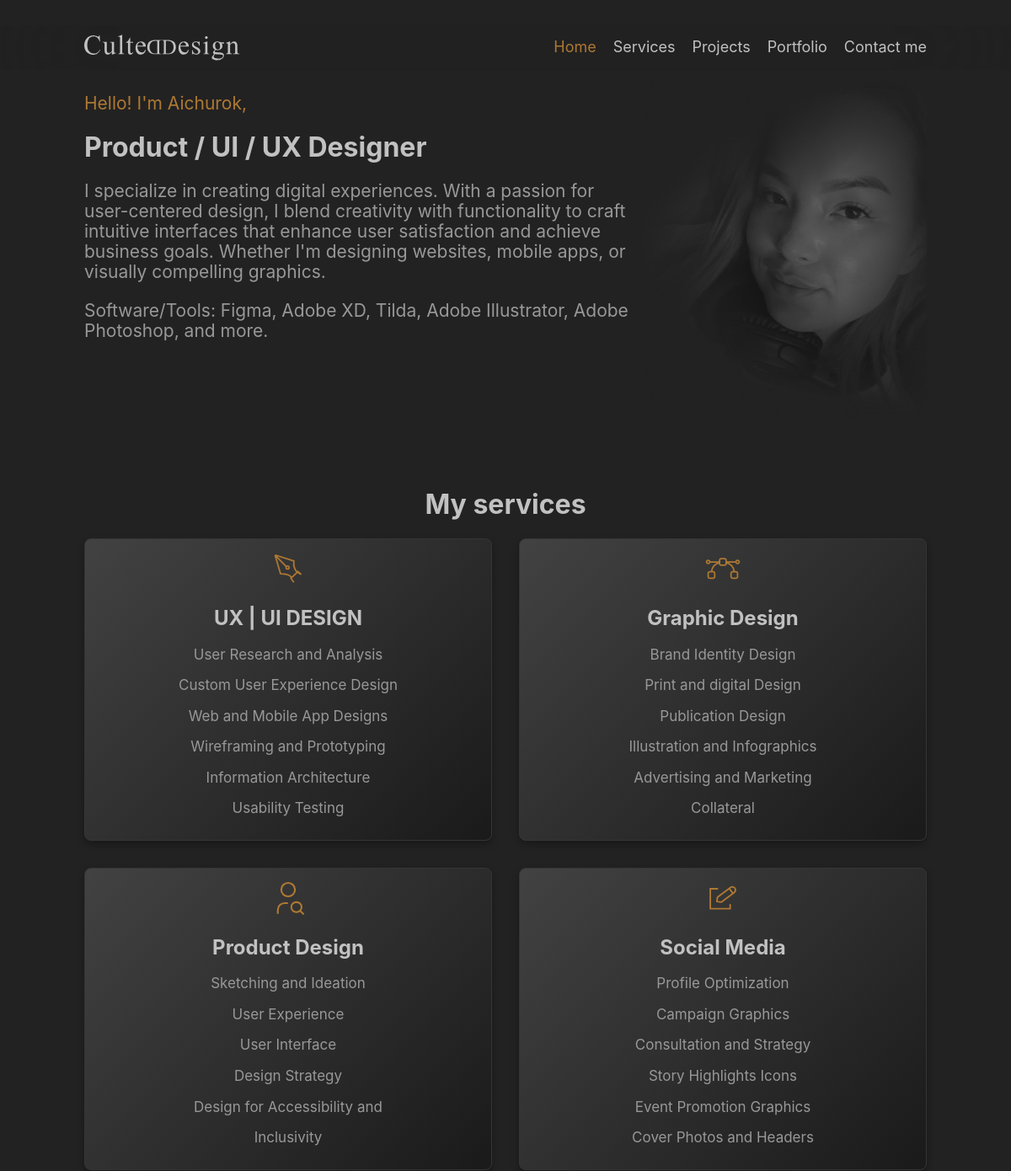
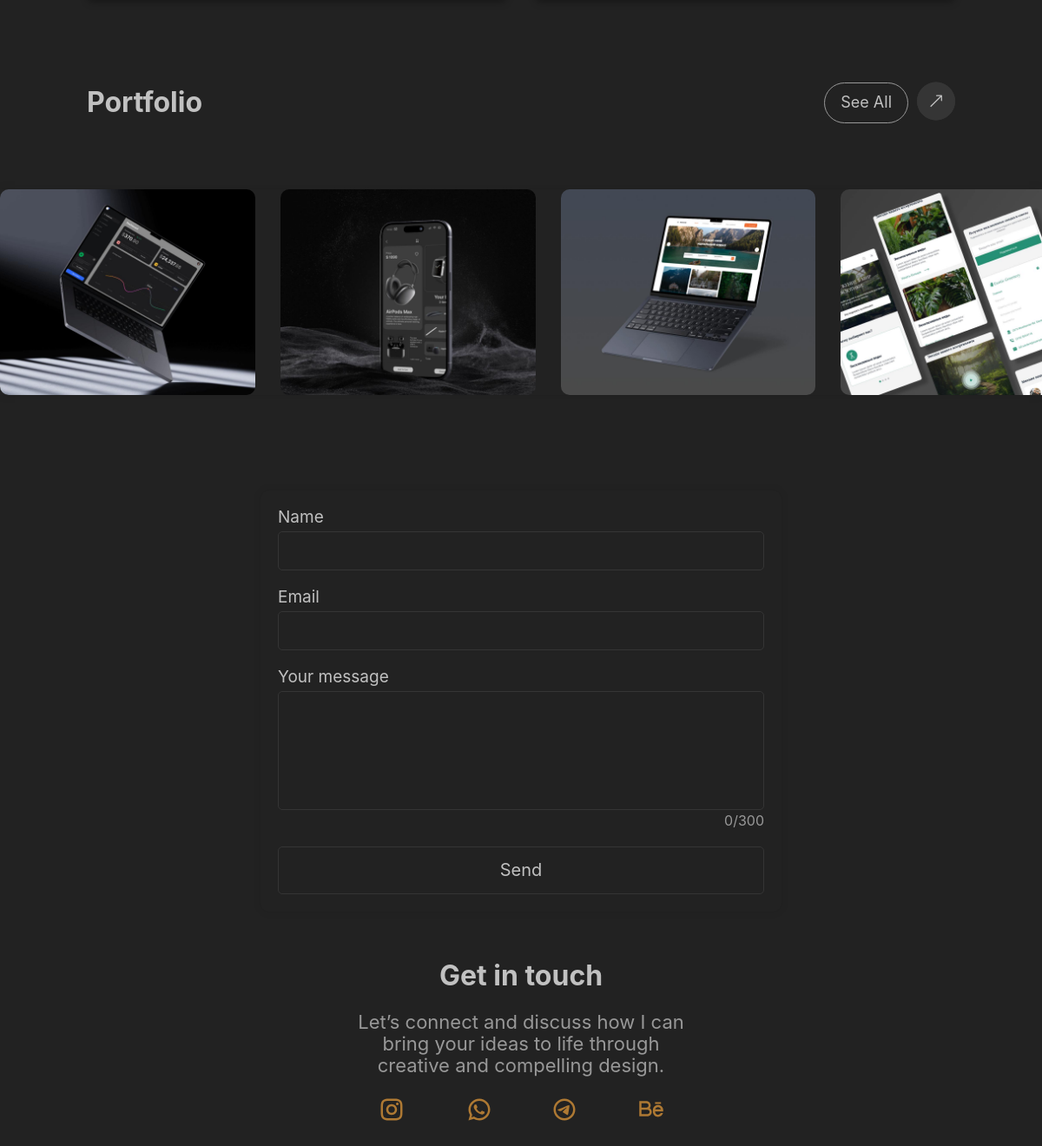
The page / on the database its author committed (2 pictures, top to bottom).
### portfolio/models.py (models this page shows, shortened)
class UserDescription(models.Model):
    description = models.TextField()
    tools = models.TextField()

### portfolio/views.py (the view, shortened to what this page needs)
# urls.py: 2. Add a URL to urlpatterns:  path('', views.home, name='home')
def home(request): #home page with description
    if request.method == 'GET':
        user_descriptions = UserDescription.objects.all()
        return render(request, 'portfolio/index.html', {'user_descriptions': user_descriptions})

### portfolio/templates/portfolio/index.html (shortened to what this page needs)
<!DOCTYPE html>{% load static %}
<html lang="en">
  <head>
    <link rel="stylesheet" href="{% static 'portfolio/css/normalize.css' %}" />
    <link rel="stylesheet" href="{% static 'portfolio/css/style.css' %}" />
    <link rel="stylesheet" href="{% static 'portfolio/css/header.css' %}" />
    <link rel="stylesheet" href="{% static 'portfolio/css/home/home.css' %}" />
    <link rel="stylesheet" href="{% static 'portfolio/css/portfolio/slider.css' %}" />
    <link rel="stylesheet" href="{% static 'portfolio/css/contact/contact.css' %}" />
    <link rel="stylesheet" href="{% static 'portfolio/css/media.css' %}" />
          <link rel="stylesheet" href="{% static 'portfolio/css/projets/projects.css' %}" />
  </head>
  <body>
    <header class="header">
      <div class="container header__main">
        <img src="{% static 'portfolio/media/Logo culteddesign.svg' %}" alt="" />
        <ul class="header__list">
          <li><a href="{% url 'home' %}" class="active">Home</a></li>
          <li><a href="#services">Services</a></li>
          <li><a href="{% url 'projects' %}">Projects</a></li>
          <li><a href="{% url 'portfolio' %}">Portfolio</a></li>
          <li><a href="#contact">Contact me</a></li>
        </ul>
      </div>
    </header>
    <div class="container info">
      <div class="info__text">
        <div class="info__presentation">
          <div class="info__presentation--text">
            <p>Hello! I'm Aichurok,</p>
            <h1>Product / UI / UX Designer</h1>
          </div>
        </div>
        <div class="info__about">
          {% for user_description in user_descriptions %}
          <p>
            {{ user_description.description }}
          </p>
          <p>
            {{ user_description.tools }}
          </p>
          {% endfor %}
        </div>
      </div>
      <div class="info__picture" id="picture__device"></div>
    </div>
    <div class="container services" id="services">
      <h1>My services</h1>
      <div class="services__containers">
        <div class="services__box">
          <img src="{% static 'portfolio/media/home/services/1.svg' %}" alt="" />
          <div class="services__box--text">
            <h2>UX | UI DESIGN</h2>
            <p>User Research and Analysis</p>
            <p>Custom User Experience Design</p>
            <p>Web and Mobile App Designs</p>
            <p>Wireframing and Prototyping</p>
            <p>Information Architecture</p>
            <p>Usability Testing</p>
          </div>
        </div>
        <div class="services__box">
          <img src="{% static 'portfolio/media/home/services/2.svg' %}" alt="" />
          <div class="services__box--text">
            <h2>Graphic Design</h2>
            <p>Brand Identity Design</p>
            <p>Print and digital Design</p>
            <p>Publication Design</p>
            <p>Illustration and Infographics</p>
            <p>Advertising and Marketing</p>
            <p>Collateral</p>
          </div>
        </div>
        <div class="services__box">
          <img src="{% static 'portfolio/media/home/services/3.svg' %}" alt="" />
          <div class="services__box--text">
            <h2>Product Design</h2>
            <p>Sketching and Ideation</p>
            <p>User Experience</p>
            <p>User Interface</p>
            <p>Design Strategy</p>
            <p>Design for Accessibility and</p>
            <p>Inclusivity</p>
          </div>
        </div>
        <div class="services__box">
          <img src="{% static 'portfolio/media/home/services/4.svg' %}" alt="" />
          <div class="services__box--text">
            <h2>Social Media</h2>
            <p>Profile Optimization</p>
            <p>Campaign Graphics</p>
            <p>Consultation and Strategy</p>
            <p>Story Highlights Icons</p>
            <p>Event Promotion Graphics</p>
            <p>Cover Photos and Headers</p>
          </div>
        </div>
      </div>
    </div>
    <div class="portfolio">
      <div class="container portfolio__title">
        <h1>Portfolio</h1>
        <div class="portfolio__btn">
          <a href={% url 'projects' %}>See All</a>
          <a href={% url 'projects' %}
            ><img src="{% static 'portfolio/media/portfolio/arrow.svg' %}" alt=""
          /></a>
        </div>
      </div>
      <div class="slider">
        <div class="slides">
          <div class="slide">
            <img src="{% static 'portfolio/media/portfolio/slider/1.jpg' %}" alt="Image 1" />
          </div>
          <div class="slide">
            <img src="{% static 'portfolio/media/portfolio/slider/2.jpg' %}" alt="Image 2" />
          </div>
          <div class="slide">
            <img src="{% static 'portfolio/media/portfolio/slider/3.jpg' %}" alt="Image 3" />
          </div>
          <div class="slide">
            <img src="{% static 'portfolio/media/portfolio/slider/4.jpg' %}" alt="Image 4" />
          </div>
        </div>
      </div>
    </div>
    <div class="container contact" id="contact">
      <div class="contact__socialmedia">
        <h1>Get in touch</h1>
        <p>
          Let’s connect and discuss how I can bring your ideas to life through
          creative and compelling design.
        </p>
        <div class="contact__img">
          <a href="https://www.instagram.com/aichurok_zk/"
            ><img src="{% static 'portfolio/media/contact/inst.svg' %}" alt=""
          /></a>
          <a
            href="https://api.whatsapp.com/send/?phone=97450771187&text&type=phone_number&app_absent=0"
            ><img src="{% static 'portfolio/media/contact/wp.svg' %}" alt=""
          /></a>
          <a href="https://t.me/aichurokzk"
            ><img src="{% static 'portfolio/media/contact/teleg.svg' %}" alt=""
          /></a>
          <a href="https://www.behance.net/aichurokkyzy"
            ><img src="{% static 'portfolio/media/contact/be.svg' %}" alt=""
          /></a>
        </div>
      </div>
      {% include 'partials/feedback.html' %}
    </div>
  </body>
</html>

### portfolio/static/portfolio/css/style.css (style rules this page uses)
* { box-sizing: border-box; color: #C1C1C1; }
a { text-decoration: none; font-size: 18px; }
ol, ul { list-style: none; padding: 0; }
.container { max-width: 1350px; margin: auto; }
body { width: 100%; font-family: 'Inter', sans-serif; font-style: normal; background-color: #222222; }
.active { color: #ae7933; }

### portfolio/static/portfolio/css/header.css (style rules this page uses)
.header { margin-top: 30px; background: rgba(34, 34, 34, 0.13); backdrop-filter: blur(71px); -webkit-backdrop-filter: blur(71px); position: fixed; width: 100%; top: 0; left: 0; right: 0; z-index: 900; }
.header__main { display: flex; justify-content: space-between; align-items: center; }
.header__list { display: flex; gap: 20px; }

### portfolio/static/portfolio/css/home/home.css (style rules this page uses)
.info { margin-top: 90px; display: flex; justify-content: space-between; }
.info__text { width: 765px; }
.info__about p { font-size: 21px; color: #989898; }
.info__presentation p { color: #ae7933; font-size: 21px; }
.info__picture { width: 400px; height: 408px; background-image: url(../../media/home/info.jpg); background-repeat: no-repeat; background-position: center; background-size: cover }
.services { margin-top: 83px; }
.services h1 { text-align: center; }
.services__containers { display: flex; justify-content: space-between; }
.services__box { border: 1px #353535 solid; width: 315px; border-radius: 8px; padding: 10px; display: flex; flex-direction: column; align-items: center; justify-content: center; text-align: center; background: linear-gradient(135deg, #424242, #1a1a1a); box-shadow: 0 4px 8px rgba(0, 0, 0, 0.3); }
.services__box--text p { color: #989898; font-size: 19px; }
.services__box img { width: 50px; height: 50px; }
.portfolio { margin-top: 80px; }
.portfolio__title { display: flex; justify-content: space-between; align-items: center; }
.portfolio__btn { display: flex; align-items: center; justify-content: center; gap: 10px; }
.portfolio__btn a:first-of-type { padding: 12px 18px; border-radius: 25px; border: 1px #989898 solid; }

### portfolio/static/portfolio/css/portfolio/slider.css (style rules this page uses)
.slider { margin-top: 60px; width: 100%; overflow: hidden; box-shadow: 0 0 10px rgba(0, 0, 0, 0.1); }
.slides { display: flex; width: calc(200%); animation: slide 20s linear infinite; }
.slide { width: 20%; }
.slide img { width: 91%; display: block; object-fit: cover; border-radius: 10px; height: 237px; }

### portfolio/static/portfolio/css/contact/contact.css (style rules this page uses)
.contact { margin-top: 110px; margin-bottom: 60px; display: flex; justify-content: space-around; }
.contact__socialmedia { width: 401px; }
.contact__socialmedia p { color: #989898; font-size: 22px; }
.contact__img { display: flex; align-items: center; gap: 25px; }

### portfolio/static/portfolio/css/media.css (style rules this page uses)
@media (max-width: 1400px) { .container { max-width: 1150px; } }
@media (max-width: 1400px) { .services__containers { gap: 13px; justify-content: center; margin: auto; } }
@media (max-width: 1400px) { .services__box { justify-content: flex-start; } }
@media (max-width: 1400px) { .services__box--text p { font-size: 17px; } }
@media (max-width: 1200px) { .container { max-width: 1000px; } }
@media (max-width: 1200px) { .services__containers { gap: 32px; padding: 0; width: auto; flex-wrap: wrap; } }
@media (max-width: 1200px) { .services__box { flex: 1 1 calc(50% - 16px); } }
@media (max-width: 1200px) { .slides { width: calc(269%); } }
@media (max-width: 1200px) { .contact { flex-direction: column-reverse; justify-content: center; align-items: center; gap: 35px; } }
@media (max-width: 1200px) { .contact__img { justify-content: space-around; gap: 0; } }
@media (max-width: 1200px) { .contact__socialmedia { text-align: center; } }

### rows shown on the page
UserDescription: description "I specialize in creating digital experiences. With a passion for user-centered design, I blend creativity with functionality to craft intuitive interfaces that enhance user satisfaction and achieve business goals. Whether I'm designing websites, mobile apps, or visually compelling graphics.", tools "Software/Tools: Figma, Adobe XD, Tilda, Adobe Illustrator, Adobe Photoshop, and more."
